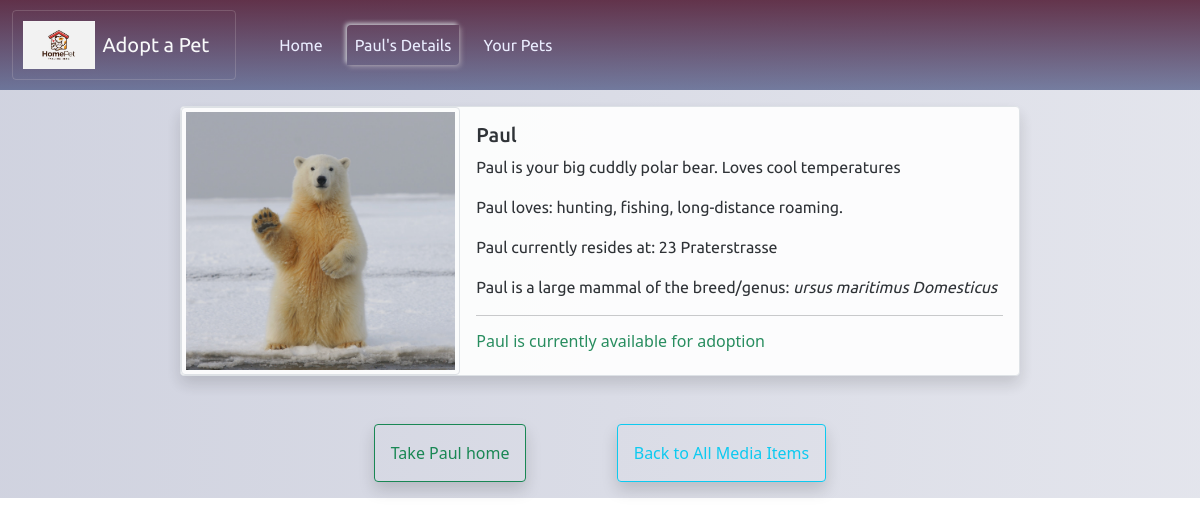
Page /pets/show.php?id=1 (signed in) on the committed database.
### tables this page shows
CREATE TABLE `animals` (
  `pet_id` int(11) NOT NULL,
  `pet_name` varchar(128) NOT NULL,
  `picture` varchar(55) DEFAULT NULL,
  `location` varchar(255) NOT NULL,
  `description` varchar(255) NOT NULL,
  `size` varchar(10) NOT NULL,
  `age` int(3) NOT NULL,
  `hobbies` varchar(255) NOT NULL,
  `breed` varchar(128) NOT NULL,
  `status` varchar(22) NOT NULL DEFAULT 'available',
  `species` varchar(55) NOT NULL
);

### pets/show.php (the view, shortened to what this page needs)
<?php
require_once '../includes/db_connect.inc.php';
if ($_GET['id']) {
    $id = $_GET['id'];
    $sql = "SELECT * FROM animals WHERE animals.pet_id = {$id};";
    $result = mysqli_query($connect, $sql);
    if (mysqli_num_rows($result) == 1) {
        $data = mysqli_fetch_assoc($result);
        $name = $data["pet_name"];
        $pic = $data["picture"];
        $loc = $data["location"];
        $desc = $data["description"];
        $hob = $data["hobbies"];
        $breed = $data["breed"];
        $species = $data["species"];
        $status = $data["status"];
        if (strtolower($status) == 'available') {
            $class = "text-success";
            $status .= ' for adoption';
        } else if (strtolower($status) == 'reserved') {
            $class = "text-danger";
        } else {
            $class = "Availability information unavailable.";
        }
    } else {
        header("location: error.php");
    }
} else {
    header("location: error.php");
}
?>
<!DOCTYPE html>
<html lang="en" dir="ltr">
<head>
    <?php require_once '../includes/bootstrap_css.inc.php'; ?>
    <link rel="stylesheet" href="../sass/main.css">
</head>
<body>
    <div class="show-container">
        <nav class="navbar navbar-expand-lg navbar-light">
            <div class="container-fluid">
                <div class="brand-wrapper rounded d-flex justify-content-start align-items-center">
                    <a href='<?php if (isset($_SESSION['adm'])) {
                                    echo "../dashboard.php";
                                } else {
                                    echo "../home.php";
                                } ?>'>
                        <img src="../pictures/pet-logo.jpeg" height="48" class="me-2" alt="">
                    </a>
                    <a class="navbar-brand text-light" href='<?php if (isset($_SESSION['adm'])) {
                                                                    echo "../dashboard.php";
                                                                } else {
                                                                    echo "../home.php";
                                                                } ?>'>
                        Adopt a Pet
                    </a>
                </div>
                <div class="collapse navbar-collapse" id="navbarNavDropdown">
                    <ul class="navbar-nav">
                        <li class="nav-item">
                            <a class="nav-link" aria-current="page" href='<?php if (isset($_SESSION['adm'])) {
                                                                                echo "../dashboard.php";
                                                                            } else {
                                                                                echo "../home.php";
                                                                            } ?>'>Home</a>
                        </li>
                        <li class="nav-item">
                            <a class="nav-link active" aria-current="page" href="#"><?= $name . "'s " ?>Details</a>
                        </li>
                        <?php if (isset($_SESSION["user"])) {
                            echo "<li class='nav-item'>
                                    <a class='nav-link' href='your_pets.php'>Your Pets</a>
                                </li>";
                        } ?>
                    </ul>
                </div>
            </div>
        </nav>
        <div class="container w-75 mt-3">
            <div class="card m-auto border rounded dispCard shadow" style="max-width: 70vw;">
                <div class="row g-0">
                    <div class="col-md-4">
                        <img src="../pictures/<?= $pic ?>" class="img-fluid img-thumbnail rounded-start cardImg"
                            alt="...">
                    </div>
                    <div class="col-md-8">
                        <div class="card-body">
                            <h5 class="card-title"><?= $name ?></h5>
                            <p class="card-text"><?= $name . ' is your ' . $desc ?>
                            </p>
                            <p class="card-text"><?= $name . ' loves: ' . $hob ?></p>
                            <p class="card-text"><?= $name . ' currently resides at: ' . $loc ?></p>
                            <p class="card-text"><?= $name . ' is a ' . $species ?> of the breed/genus:
                                <i><?= $breed ?></i>
                            </p>
                            <hr />
                            <h6 class="<?= $class ?>"><?= $name . ' is currently ' . strtolower($status) ?></h6>
                        </div>
                    </div>
                </div>
            </div>
            <div class="container w-75 showBtns">
                <div class='mt-5 mb-5 d-flex justify-content-evenly'>
                    <?php if (isset($_SESSION["user"])) {
                        if ($status != 'reserved') {
                            echo "<form action='actions/a_adopt.php' method='POST' enctype='multipart/  form-data'>
                                    <input type='hidden' name='id' value='$id' />
                                    <button type='submit' class='btn btn-outline-success p-3 shadow'>Take $name home</button>
                                </form>";
                        }
                    } ?>
                    <a href="../home.php">
                        <button class='btn btn-outline-info action-btn p-3 shadow mb-3' type="button">Back to All
                            Media
                            Items</button>
                    </a>
                </div>
            </div>
        </div>
</body>
</html>

### sass/main.css (style rules this page uses)
nav { height: 90px; background: -webkit-gradient(linear, left bottom, left top, from(rgba(10, 24, 85, 0.5)), to(rgba(68, 9, 36, 0.8))) !important; background: linear-gradient(to top, rgba(10, 24, 85, 0.5), rgba(68, 9, 36, 0.8)) !important; font-family: ubu-r; }
.brand-wrapper { border: solid 1px rgba(222, 212, 212, 0.2); margin-right: 2.2em; padding: 0.6em; }
.brand-wrapper img { -webkit-transition: all 2.8s ease-in-out; transition: all 2.8s ease-in-out; }
nav .nav-link { color: #ebedff !important; margin-right: 1em; }
.active { -webkit-box-shadow: 2px 2px 5px rgba(222, 212, 212, 0.4), -2px -2px 4px rgba(212, 218, 222, 0.8); box-shadow: 2px 2px 5px rgba(222, 212, 212, 0.4), -2px -2px 4px rgba(212, 218, 222, 0.8); border-radius: 4px 0px 4px 0px; color: #ebedff; }
.show-container { background-image: -webkit-gradient(linear, right top, left top, from(rgba(200, 203, 218, 0.5)), to(rgba(200, 203, 218, 0.85))); background-image: linear-gradient(to left, rgba(200, 203, 218, 0.5), rgba(200, 203, 218, 0.85)); }
.dispCard { opacity: 0.92; }
.cardImg { vertical-align: middle; height: 100%; -o-object-fit: cover; object-fit: cover; }
.card-title { font-family: ubu-m; }
.card-text { font-family: ubu-r; }

### rows in the picture
animals: pet_name "Paul", picture (picture), description "big cuddly polar bear. Loves cool temperatures", hobbies "hunting, fishing, long-distance roaming.", location "23 Praterstrasse", species "large mammal", breed "ursus maritimus Domesticus", status "available for adoption"
